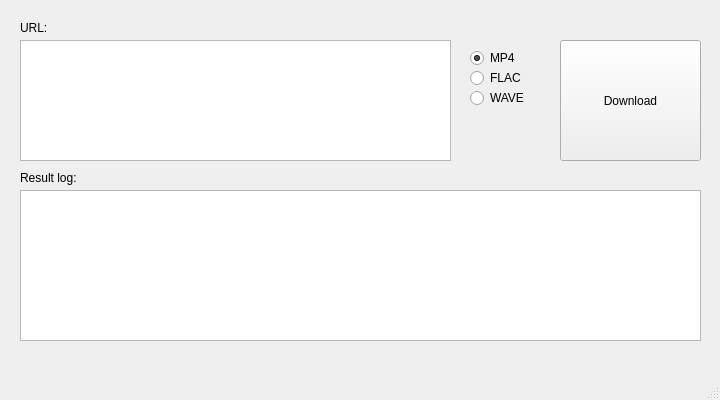
<?xml version="1.0" encoding="UTF-8"?>
<ui version="4.0">
 <class>MainWindow</class>
 <widget class="QMainWindow" name="MainWindow">
  <property name="geometry">
   <rect>
    <x>0</x>
    <y>0</y>
    <width>720</width>
    <height>400</height>
   </rect>
  </property>
  <property name="windowTitle">
   <string>YouTube downloader</string>
  </property>
  <property name="locale">
   <locale language="English" country="UnitedStates"/>
  </property>
  <widget class="QWidget" name="centralwidget">
   <widget class="QPushButton" name="btn_download">
    <property name="geometry">
     <rect>
      <x>560</x>
      <y>40</y>
      <width>141</width>
      <height>121</height>
     </rect>
    </property>
    <property name="text">
     <string>Download</string>
    </property>
   </widget>
   <widget class="QLabel" name="lbl_url">
    <property name="geometry">
     <rect>
      <x>20</x>
      <y>20</y>
      <width>71</width>
      <height>16</height>
     </rect>
    </property>
    <property name="text">
     <string>URL:</string>
    </property>
   </widget>
   <widget class="QLabel" name="lbl_result_log">
    <property name="geometry">
     <rect>
      <x>20</x>
      <y>170</y>
      <width>71</width>
      <height>16</height>
     </rect>
    </property>
    <property name="text">
     <string>Result log:</string>
    </property>
   </widget>
   <widget class="QPlainTextEdit" name="inp_url">
    <property name="geometry">
     <rect>
      <x>20</x>
      <y>40</y>
      <width>431</width>
      <height>121</height>
     </rect>
    </property>
    <property name="tabChangesFocus">
     <bool>true</bool>
    </property>
   </widget>
   <widget class="QTextBrowser" name="out_result_log">
    <property name="geometry">
     <rect>
      <x>20</x>
      <y>190</y>
      <width>681</width>
      <height>151</height>
     </rect>
    </property>
   </widget>
   <widget class="QRadioButton" name="rad_mp4">
    <property name="geometry">
     <rect>
      <x>470</x>
      <y>50</y>
      <width>80</width>
      <height>16</height>
     </rect>
    </property>
    <property name="text">
     <string>MP4</string>
    </property>
    <property name="checked">
     <bool>true</bool>
    </property>
   </widget>
   <widget class="QRadioButton" name="rad_flac">
    <property name="geometry">
     <rect>
      <x>470</x>
      <y>70</y>
      <width>80</width>
      <height>16</height>
     </rect>
    </property>
    <property name="text">
     <string>FLAC</string>
    </property>
   </widget>
   <widget class="QRadioButton" name="rad_wav">
    <property name="geometry">
     <rect>
      <x>470</x>
      <y>90</y>
      <width>80</width>
      <height>16</height>
     </rect>
    </property>
    <property name="text">
     <string>WAVE</string>
    </property>
   </widget>
  </widget>
  <widget class="QStatusBar" name="statusbar"/>
 </widget>
 <tabstops>
  <tabstop>inp_url</tabstop>
  <tabstop>rad_mp4</tabstop>
  <tabstop>rad_flac</tabstop>
  <tabstop>rad_wav</tabstop>
  <tabstop>btn_download</tabstop>
  <tabstop>out_result_log</tabstop>
 </tabstops>
 <resources/>
 <connections/>
</ui>
